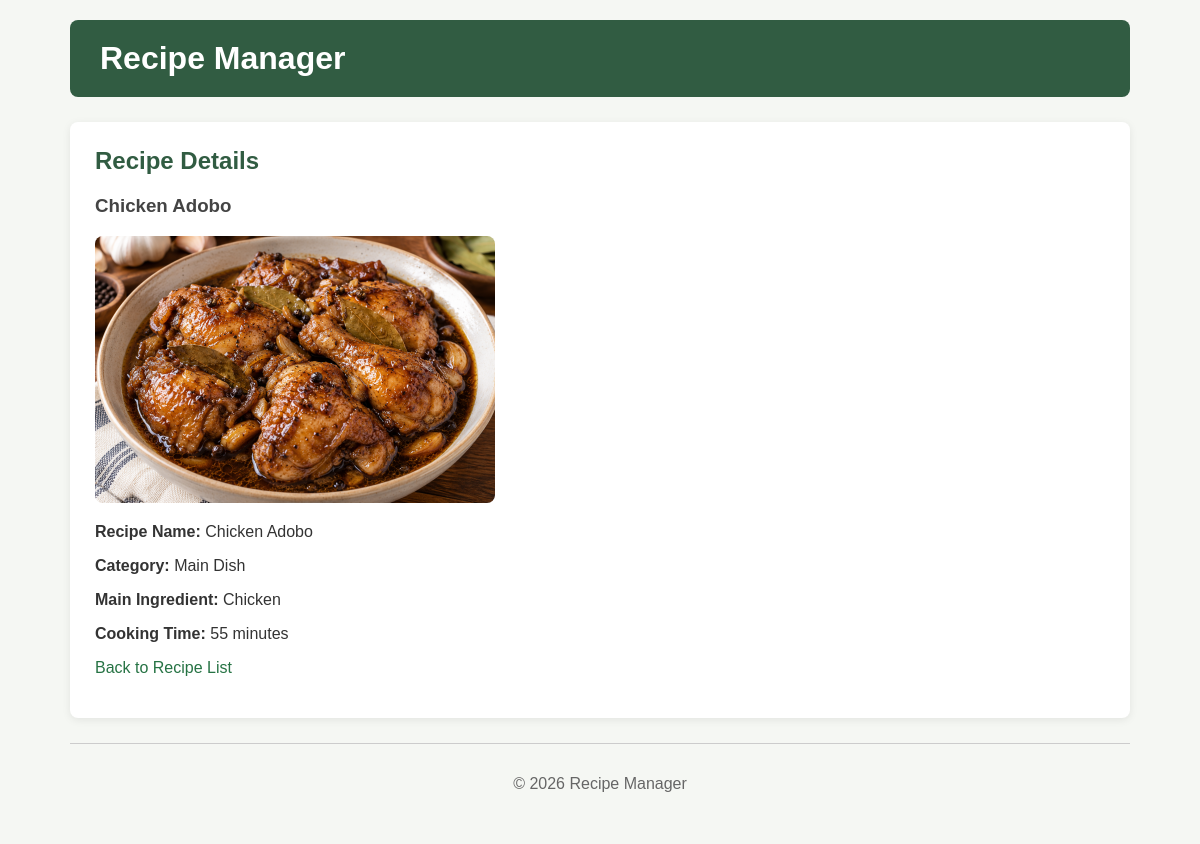
/recipe_details.php?recipeID=1, run on the app's committed database.
### tables this page shows
CREATE TABLE `recipes` (
  `recipeID` int(11) NOT NULL,
  `recipeName` varchar(100) NOT NULL,
  `category` varchar(50) NOT NULL,
  `mainIngredient` varchar(100) NOT NULL,
  `cookingTime` int(11) NOT NULL,
  `recipeImage` varchar(255) DEFAULT NULL
);

### recipe_details.php (the view, shortened to what this page needs)
<?php
require('database.php');
$recipeID = filter_input(INPUT_GET, 'recipeID', FILTER_VALIDATE_INT);
$query = 'SELECT * FROM recipes
          WHERE recipeID = :recipeID';
$statement = $db->prepare($query);
$statement->bindValue(':recipeID', $recipeID);
$statement->execute();
$recipe = $statement->fetch();
$image_name = $recipe['recipeImage'];
$image_name = str_replace('_100.', '_400.', $image_name);
?>
<!DOCTYPE html>
<html>
<head>
    <link rel="stylesheet" href="css/recipe.css">
</head>
<body>
    <header>
        <h1>Recipe Manager</h1>
    </header>
    <main>
        <h2>Recipe Details</h2>
        <h3>
            <?php echo htmlspecialchars($recipe['recipeName']); ?>
        </h3>
        <p>
            <img src="images/<?php echo htmlspecialchars($image_name); ?>"
                 alt="<?php echo htmlspecialchars($recipe['recipeName']); ?>">
        </p>
        <p>
            <strong>Recipe Name:</strong>
            <?php echo htmlspecialchars($recipe['recipeName']); ?>
        </p>
        <p>
            <strong>Category:</strong>
            <?php echo htmlspecialchars($recipe['category']); ?>
        </p>
        <p>
            <strong>Main Ingredient:</strong>
            <?php echo htmlspecialchars($recipe['mainIngredient']); ?>
        </p>
        <p>
            <strong>Cooking Time:</strong>
            <?php echo htmlspecialchars($recipe['cookingTime']); ?> minutes
        </p>
        <p>
            <a href="index.php">Back to Recipe List</a>
        </p>
    </main>
    <footer>
        <p>&copy; 2026 Recipe Manager</p>
    </footer>
</body>
</html>

### css/recipe.css (style rules this page uses)
* { box-sizing: border-box; }
body { font-family: Arial, Helvetica, sans-serif; max-width: 1100px; margin: 0 auto; padding: 20px; background-color: #f5f7f3; color: #333333; }
header { background-color: #315c42; color: white; padding: 20px 30px; border-radius: 8px; margin-bottom: 25px; }
h1 { color: white; margin: 0; }
main { background-color: white; padding: 25px; border-radius: 8px; box-shadow: 0 2px 8px rgba(0, 0, 0, 0.08); }
h2 { color: #315c42; margin-top: 0; }
h3 { color: #444444; }
main p img { max-width: 400px; width: 100%; height: auto; border-radius: 8px; }
a { color: #267344; text-decoration: none; }
footer { text-align: center; color: #666666; border-top: 1px solid #cccccc; margin-top: 25px; padding: 15px; }

### data on the page
recipes: recipeName "Chicken Adobo", category "Main Dish", mainIngredient "Chicken", cookingTime "55"
